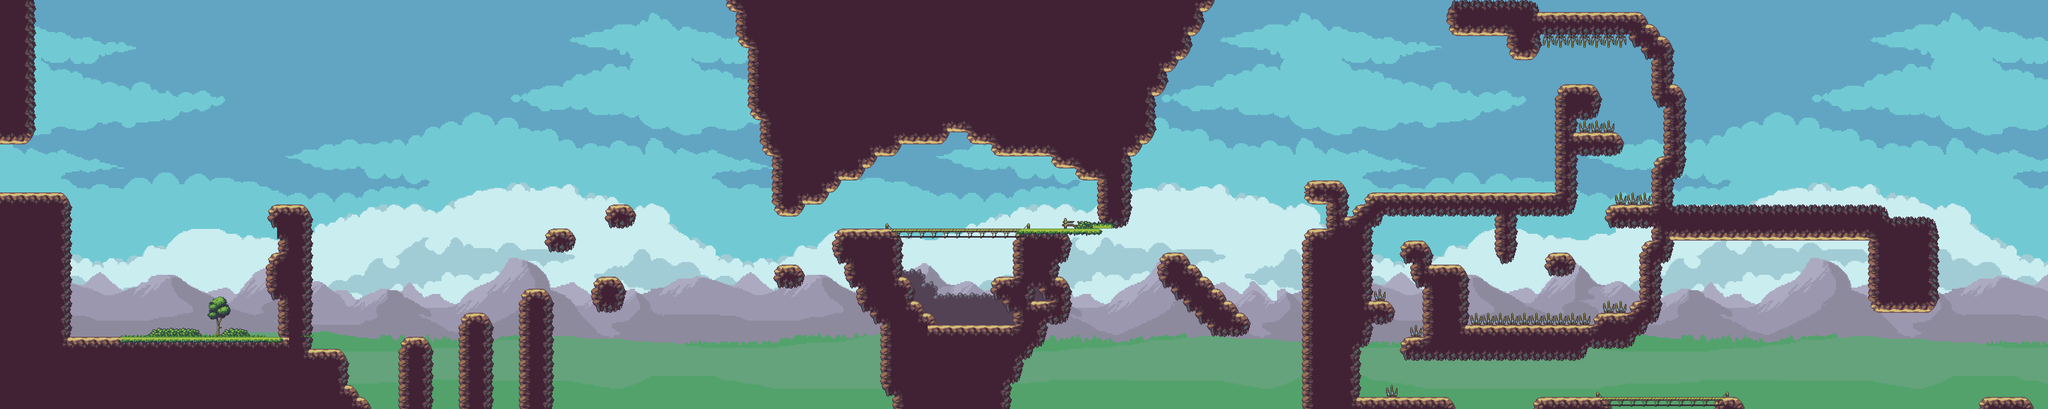

A 2D game scene composited from a Tiled map and its tileset images. What follows is a short description and the map's XML, with each tile layer's data collapsed to a summary:
An orthogonal 170x34 tile map with 32x32 px tiles, 9 tile layers (Parallax4, Parallax3, Parallax2, Parallax1, ...), 7 tilesets and 150 objects (139x Floor, 9x Die, Win).

<map version="1.0" orientation="orthogonal" renderorder="right-down" width="170" height="34" tilewidth="32" tileheight="32" nextobjectid="242">
 <tileset firstgid="1" name="Tileset" tilewidth="32" tileheight="32" tilecount="60" columns="10">
  <image source="Textures/Tileset.png" width="320" height="192" />
  <terraintypes>
   <terrain name="air_rock" tile="-1">
    <properties>
     <property name="PlayerX" type="float" value="15" />
     <property name="PlayerY" type="float" value="380" />
    </properties>
   </terrain>
   <terrain name="air_rock_grass" tile="-1" />
   <terrain name="Nuevo Terreno" tile="-1" />
  </terraintypes>
  <tile id="0" terrain=",,0,0" />
  <tile id="1" terrain=",,0,0" />
  <tile id="2" terrain=",,0,0" />
  <tile id="26" terrain=",0,," />
  <tile id="27" terrain="0,0,," />
  <tile id="28" terrain="0,0,," />
  <tile id="29" terrain="0,,," />
 </tileset>
 <tileset firstgid="61" name="Tilesetdown" tilewidth="32" tileheight="32" tilecount="60" columns="10">
  <image source="Textures/Tilesetdown.png" width="320" height="192" />
 </tileset>
 <tileset firstgid="121" name="Trees" tilewidth="32" tileheight="32" tilecount="32" columns="8">
  <image source="Textures/Trees.png" width="256" height="128" />
 </tileset>
 <tileset firstgid="153" name="BGBack" tilewidth="32" tileheight="32" tilecount="1836" columns="54">
  <image source="Textures/BGBack.png" width="1741" height="1088" />
 </tileset>
 <tileset firstgid="1989" name="BGFront" tilewidth="32" tileheight="32" tilecount="1836" columns="54">
  <image source="Textures/BGFront.png" width="1741" height="1088" />
 </tileset>
 <tileset firstgid="3825" name="CloudsFront" tilewidth="32" tileheight="32" tilecount="1836" columns="54">
  <image source="Textures/CloudsFront.png" width="1741" height="1088" />
 </tileset>
 <tileset firstgid="5661" name="CloudsBack" tilewidth="32" tileheight="32" tilecount="1836" columns="54">
  <image source="Textures/CloudsBack.png" width="1741" height="1088" />
 </tileset>
 <layer name="Parallax4" width="170" height="34">
  <properties>
   <property name="ParallaxSpeed" type="float" value="0.25" />
  </properties>
  <data>[5780 cells, 5780 non-empty, 1836 distinct tile ids]</data>
 </layer>
 <layer name="Parallax3" width="170" height="34">
  <properties>
   <property name="ParallaxSpeed" type="float" value="0.5" />
  </properties>
  <data>[5780 cells, 5777 non-empty, 1836 distinct tile ids]</data>
 </layer>
 <layer name="Parallax2" width="170" height="34">
  <properties>
   <property name="ParallaxSpeed" type="float" value="0.75" />
  </properties>
  <data>[5780 cells, 5780 non-empty, 1836 distinct tile ids]</data>
 </layer>
 <layer name="Parallax1" width="170" height="34">
  <properties>
   <property name="ParallaxSpeed" type="float" value="1" />
  </properties>
  <data>[5780 cells, 5776 non-empty, 1835 distinct tile ids]</data>
 </layer>
 <layer name="Trees" width="170" height="34">
  <properties>
   <property name="ParallaxSpeed" type="float" value="1" />
  </properties>
  <data>[5780 cells, 12 non-empty, 12 distinct tile ids]</data>
 </layer>
 <layer name="Wall_BG" width="170" height="34">
  <properties>
   <property name="ParallaxSpeed" type="float" value="1" />
  </properties>
  <data>[5780 cells, 85 non-empty, 9 distinct tile ids]</data>
 </layer>
 <layer name="Platforms" width="170" height="34">
  <properties>
   <property name="ParallaxSpeed" type="float" value="1" />
  </properties>
  <data>[5780 cells, 1698 non-empty, 33 distinct tile ids]</data>
 </layer>
 <layer name="Bridges" width="170" height="34">
  <properties>
   <property name="ParallaxSpeed" type="float" value="1" />
  </properties>
  <data>[5780 cells, 26 non-empty, 4 distinct tile ids]</data>
 </layer>
 <layer name="Grass" width="170" height="34">
  <properties>
   <property name="ParallaxSpeed" type="float" value="1" />
  </properties>
  <data>[5780 cells, 42 non-empty, 12 distinct tile ids]</data>
 </layer>
 <objectgroup name="Colliders">
  <object id="6" name="Floor" x="740.333" y="543.5" width="88.1667" height="355.833" />
  <object id="8" x="64" y="897" width="0.333333" />
  <object id="21" name="Floor" x="-1.81818" y="896.182" width="830.182" height="199.818" />
  <object id="67" name="Floor" x="712.5" y="543.5" width="30.75" height="64.75" />
  <object id="68" name="Floor" x="712.5" y="672.25" width="30.5" height="125" />
  <object id="69" name="Floor" x="-80" y="513" width="265" height="389" />
  <object id="70" name="Floor" x="-73" y="-99" width="157" height="482" />
  <object id="71" name="Floor" x="826.667" y="930" width="96.6667" height="178" />
  <object id="72" name="Floor" x="922.667" y="1026" width="28" height="94" />
  <object id="73" name="Floor" x="948.667" y="1058" width="36.6667" height="60.6667" />
  <object id="74" name="Floor" x="1060.67" y="897.333" width="88" height="246" />
  <object id="75" name="Floor" x="1222" y="834" width="86.6667" height="286.667" />
  <object id="76" name="Floor" x="1379.33" y="768" width="88" height="351.333" />
  <object id="77" name="Die" x="724" y="1084" width="4565" height="220" />
  <object id="78" name="Floor" x="1463" y="606.667" width="47" height="62.6667" />
  <object id="79" name="Floor" x="1497.33" y="611" width="17.6667" height="53.6667" />
  <object id="80" name="Floor" x="1510.33" y="618.667" width="10.3333" height="43.3333" />
  <object id="81" name="Floor" x="1517" y="625" width="8.66667" height="29.6667" />
  <object id="82" name="Floor" x="1523.33" y="630.667" width="6" height="16" />
  <object id="83" name="Floor" x="1456.67" y="611.667" width="8.66667" height="55.3333" />
  <object id="84" name="Floor" x="1452" y="619" width="5.66667" height="36" />
  <object id="85" name="Floor" x="1447.33" y="623.667" width="4.66667" height="27.3333" />
  <object id="86" name="Floor" x="1676.67" y="562.333" width="8.66667" height="29.6667" />
  <object id="87" name="Floor" x="1622.67" y="544" width="47" height="62.6667" />
  <object id="88" name="Floor" x="1657" y="548.333" width="17.6667" height="53.6667" />
  <object id="89" name="Floor" x="1683" y="568" width="6" height="16" />
  <object id="90" name="Floor" x="1607" y="561" width="4.66667" height="27.3333" />
  <object id="91" name="Floor" x="1616.34" y="549" width="8.66667" height="55.3333" />
  <object id="92" name="Floor" x="1611.67" y="556.333" width="5.66667" height="36" />
  <object id="93" name="Floor" x="1670" y="556" width="10.3333" height="43.3333" />
  <object id="102" name="Floor" x="1596.55" y="735.818" width="41.8182" height="95.6364" />
  <object id="103" name="Floor" x="1585.64" y="739.455" width="59.2727" height="89.8182" />
  <object id="104" name="Floor" x="1579.09" y="747.273" width="70.7273" height="75.6364" />
  <object id="105" name="Floor" x="1649.09" y="756" width="8" height="56.5455" />
  <object id="106" name="Floor" x="1573.27" y="766" width="6.54545" height="41.0909" />
  <object id="107" name="Floor" x="1656.55" y="770.364" width="5.63636" height="23.0909" />
  <object id="108" name="Floor" x="2065.13" y="709.364" width="8.66667" height="55.3333" />
  <object id="109" name="Floor" x="2125.46" y="722.697" width="8.66667" height="29.6667" />
  <object id="110" name="Floor" x="2131.79" y="728.364" width="6" height="16" />
  <object id="111" name="Floor" x="2118.79" y="716.364" width="10.3333" height="43.3333" />
  <object id="112" name="Floor" x="2105.79" y="708.697" width="17.6667" height="53.6667" />
  <object id="113" name="Floor" x="2055.79" y="721.364" width="4.66667" height="27.3333" />
  <object id="114" name="Floor" x="2071.46" y="704.364" width="47" height="62.6667" />
  <object id="115" name="Floor" x="2060.46" y="716.697" width="5.66667" height="36" />
  <object id="116" name="Floor" x="2017.33" y="-4" width="1052" height="350.667" />
  <object id="117" name="Floor" x="2018" y="346.667" width="498" height="34" />
  </objectgroup>
</map>
<!-- 104 of 150 objects omitted -->
